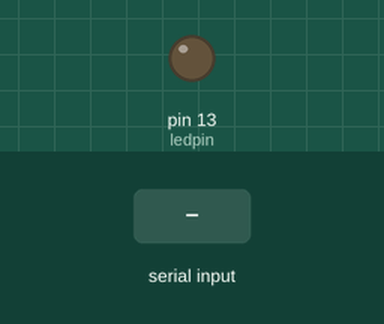
The sketch below on a simulated Arduino Uno, built with avr-gcc and run on an emulated ATmega328P. Parts: output pins drawn as LEDs (lit = HIGH). The inputs (shaded band) are chosen by the test bench.

Above: at 1.2 s.
1.3 s: "1" received over Serial
At 1.7 s:
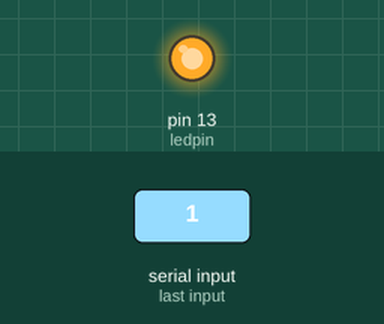
2.8 s: "0" received over Serial
At 3.5 s:
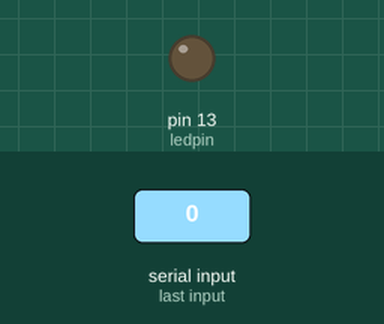
Timing chart, 0 to 5.8 s (numbered marks = the images above; inputs shaded):
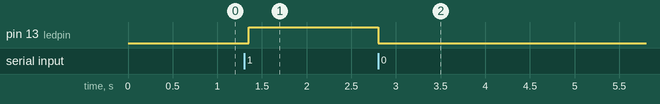

The sketch:

8.4.3._Android_program_ile_HC-06_LED_yakip_sondurme.ino
```cpp
#define ledpin 13 //LED pini tanımlanır.
int durum = 0; //durum değişkenine ilk değer atanır.

void setup() {
pinMode(ledpin, OUTPUT); //LED pini çıkış olarak tanımlanır.
digitalWrite(ledpin, LOW); //LEDin ilk durumu LOW(sönük) olarak ayarlanır.
Serial.begin(9600); //seri veri iletişimi başlatılır.
}

void loop() {
if(Serial.available() > 0){ //Eğer seri port ekranından giriş yapılırsa...
durum = Serial.read(); //girilen değer durum adlı değişkene atanır.
}

if (durum == '0') {
digitalWrite(ledpin, LOW); // //Girilen değer 0 ise LED söner.
durum = 0;
}
else if (durum == '1') {
digitalWrite(ledpin, HIGH); //Girilen değer eğer h ise LED yanar.
durum = 0;
}
delay (50);
}
```

Measured:
- after the input at 1.3 s, pin 13 (ledpin): LOW → HIGH after 0.05 s
- after the input at 2.8 s, pin 13 (ledpin): HIGH → LOW at once
